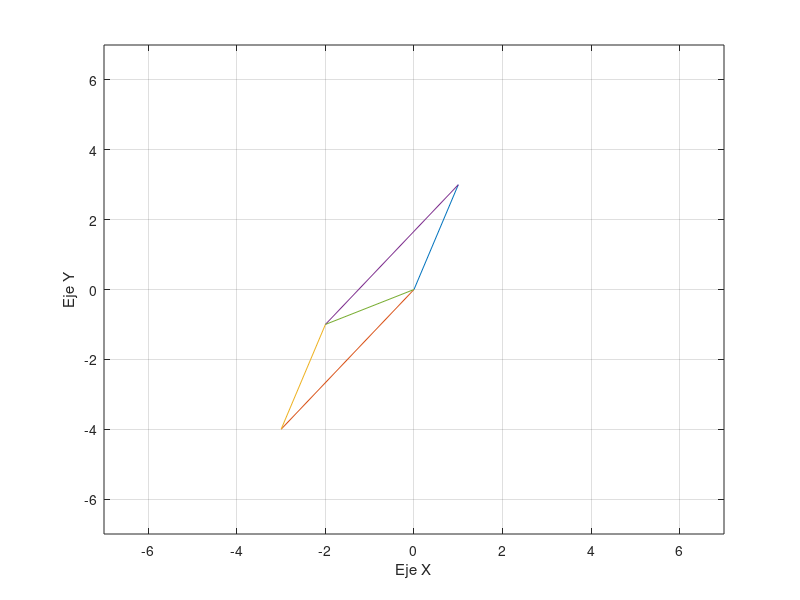

This figure's MATLAB source:
% a=inputdlg('Ingrese los valores para el VECTOR 1, en R a la 2');
% a=str2num(a{1});
% b=inputdlg('Ingrese los valores para el VECTOR 2, en R a la 2');
% b=str2num(b{1});
a=[0 1; 0 3];
b=[0 -3; 0 -4];
a1=[b(1,2) b(1,2)+a(1,2);b(2,2) b(2,2)+a(2,2)];
b1=[a(1,2) a(1,2)+b(1,2);a(2,2) a(2,2)+b(2,2)];
plot(a(1,:),a(2,:)) 
hold on
axis([-7 7 -7 7])
plot(b(1,:),b(2,:)) 
plot(a1(1,:),a1(2,:))
plot(b1(1,:),b1(2,:))
s=a+b;
plot(s(1,:),s(2,:))
grid on
xlabel('Eje X')
ylabel('Eje Y')